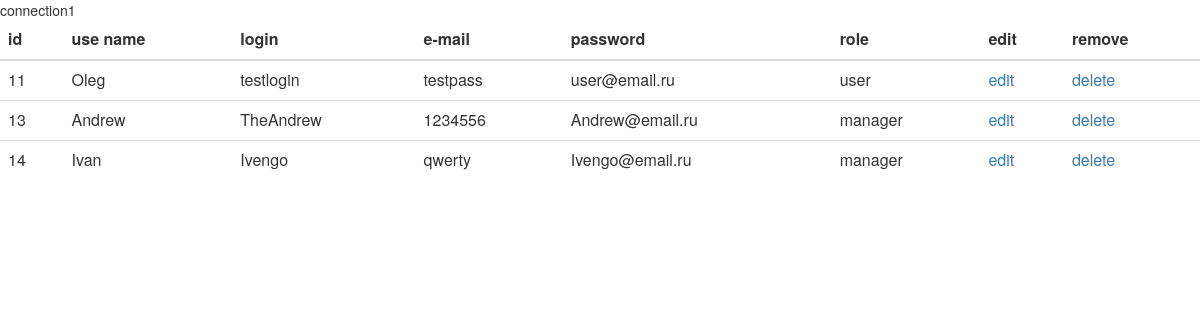
The page /mvc/index.php on the database its author committed.
### tables this page shows
CREATE TABLE IF NOT EXISTS `profiles_tab` (
  `id` int(3) NOT NULL AUTO_INCREMENT,
  `name` varchar(11) NOT NULL,
  `login` varchar(11) NOT NULL,
  `password` varchar(11) NOT NULL,
  `email` text NOT NULL,
  `role` varchar(11) NOT NULL,
  PRIMARY KEY (`id`),
  UNIQUE KEY `id` (`id`)
);

### mvc/index.php (called while the page is built)
<? include "C:\OpenServer\domains\mysite.site\mvc\header.php" ?>
<? include "C:\OpenServer\domains\mysite.site\mvc\controller\controller.php" ?>

### mvc/controller/controller.php (called while the page is built, shortened)
<?
 include "\model\db_connection_model.php";
$profile=new Profiles;
$view='';
if($_GET['edit'])
{
    $data=$profile->GetUsersByID($_GET['edit']);
    $view="edit";
}elseif ($_GET['delete'])
{
	echo('deleting');
	$profile->DeleteUsersByID($_GET['delete']);
	$data=$profile->GetAllUsers();
	$view="list";
	unset($_GET['delete']);
}else
{
	$data=$profile->GetAllUsers();
	$view="list";
}
include "\work_area.php";
?>

### mvc/view/list.php (the view, shortened to what this page needs)
<?if($data){
	?>
<table class="table table-hover">
	<thead>
		<tr>
			<th>id</th>
			<th>use name</th>
			<th>login</th>
			<th>e-mail</th>
			<th>password</th>
			<th>role</th>
			<th>edit</th>
			<th>remove</th>
		</tr>
	</thead>
	<tbody>
	 <?foreach ($data as $key => $value)
	 {?>
	 <form action="delete.php" method="post">
	    <tr>
			<td><? echo $value['id'];?></td>
			<td><? echo $value['name'];?></td>
			<td><? echo $value['login'];?></td>
			<td><? echo $value['password'];?></td>
			<td><? echo $value['email'];?></td>
			<td><? echo $value['role'];?></td>
			<td><a href="/mvc/index.php?edit=<?=$value['id']?>"> edit</a></td>
			<td><a href="/mvc/index.php?delete=<?=$value['id']?>"> delete</a></td>
		</tr>
	</form>
		<?}?>
	</tbody>
</table>
<?} ?>

### mvc/header.php
<link rel='stylesheet' href='/css/bootstrap/css/bootstrap.min.css' type='text/css' media='all'>

### mvc/model/db_connection_model.php (shortened to what this page needs)
<?
class Profiles
{
	function __construct()
	{
		$this->server="localhost";
        $this->database="profiles";
        $this->login ="root";
        $this->db_select=mysql_select_db( $this->database);
        echo $this->db_select;
	}
	public function GetAllUsers()
	{
		$data=array();
		$query="SELECT * FROM profiles_tab";
        $query_result=mysql_query($query);
		while ($item=mysql_fetch_array( $query_result)) {
			 $data[$item['id']]=$item;
		}
		return $data;
	}
}
?>

### mvc/work_area.php (shortened to what this page needs)
<?
if($view){
 include"view\\".$view.".php";
 } ?>

### rows shown on the page
profiles_tab: id "11", name "Oleg", login "testlogin", password "testpass", email "user@email.ru", role "user"
profiles_tab: id "13", name "Andrew", login "TheAndrew", password "1234556", email "Andrew@email.ru", role "manager"
profiles_tab: id "14", name "Ivan", login "Ivengo", password "qwerty", email "Ivengo@email.ru", role "manager"

### other values the page prints
$this->db_select "1"
